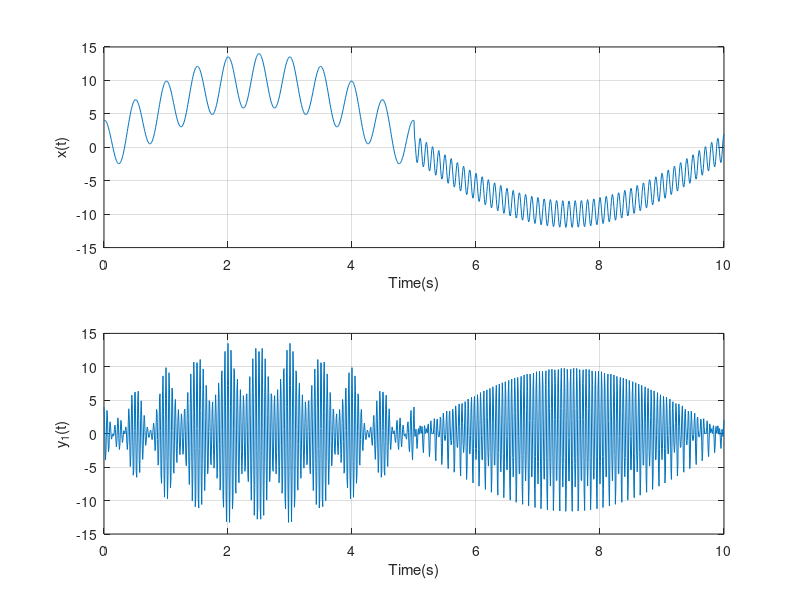
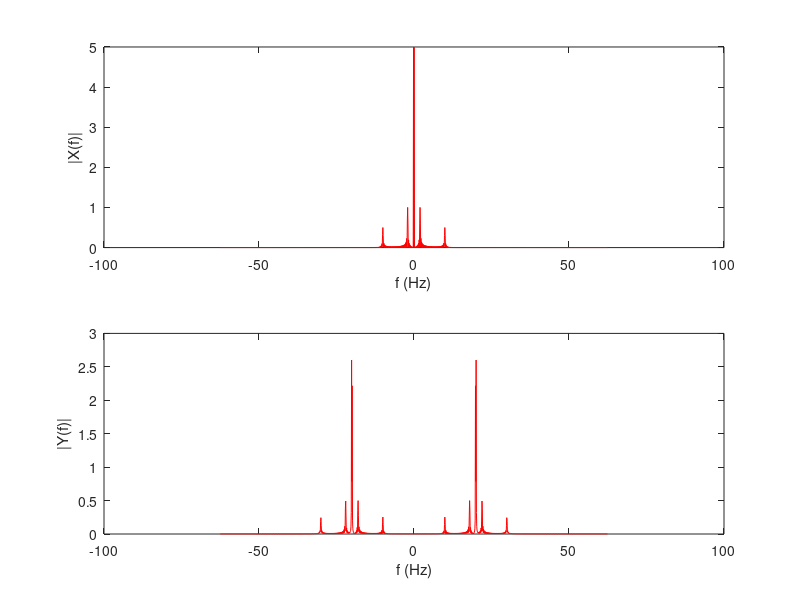
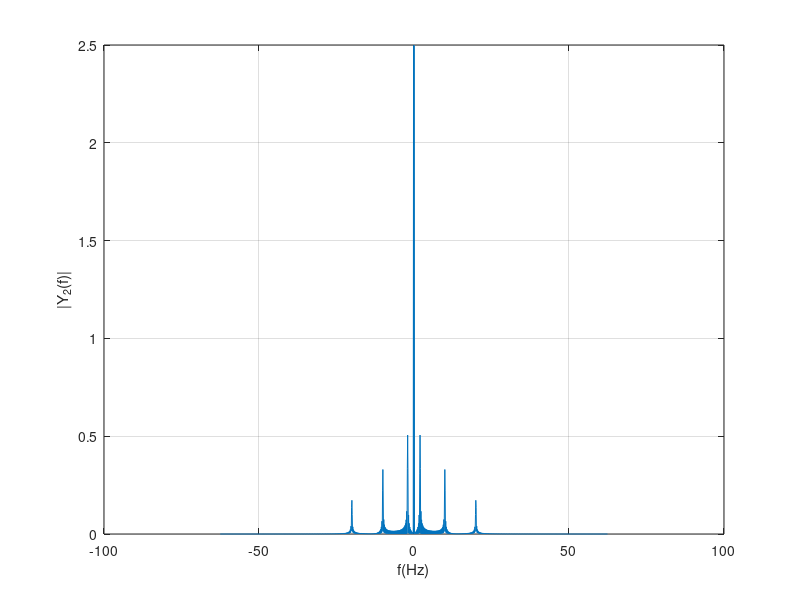
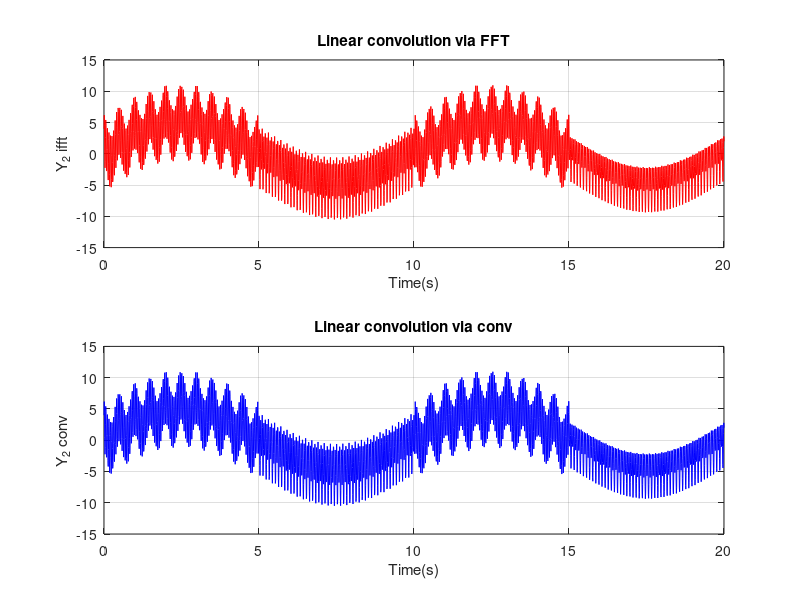

MATLAB code to generate these figures, in order:
%% parameters
fs = 125;
t = 0:1/125:10;
%N = length(t); %  Powered by Ai
idx1 =  (t >= 0) & (t<=5) ;
idx2 = ( t > 5) & ( t <= 10) ;
%% signal

x1 = 10*sin(2*pi*0.1*t);
x2 = cos(2*pi*20*t);
x_a05 = 4*cos(2*pi*2*t(idx1));
x_a510 = 2*cos(2*pi*10*t(idx2));
x1_a2 = [x_a05 x_a510];
x = x1 + x1_a2 ;
y1 = x .* x2;

%% plot
 % 1.1c
figure;
subplot(2,1,1);
title(' Part 1.1.c');
plot(t,x);
xlabel('Time(s)');
ylabel('x(t)');
grid on;
subplot(2,1,2);
title(' Part 1.1.c');
plot(t,y1);
xlabel('Time(s)');
ylabel('y_1(t)');
grid on;

N1 = length(x);
x_fft = fft(x,N1);
x_fft_sh = fftshift(x_fft);

N2 = length(y1);
y1_fft = fft(y1, N1);
y1_fft_sh = fftshift(y1_fft);

fre1 = (-N1/2:N1/2-1)*(fs/N1);
fre2 = (-N2/2:N2/2-1)*(fs/N2);

%% !!!!!!!!!!!! N1 = N2 = length(t)

figure;
subplot(211);
plot(fre1, abs(x_fft_sh)/N1, "r");
xlabel("f (Hz)"); ylabel("|X(f)|");
subplot(212);
plot(fre2, abs(y1_fft_sh)/N2, "r");
xlabel("f (Hz)"); ylabel("|Y(f)|");

%%  1.2.b 
 x2_fft = fft(x2,N1);
 y2_fft = x_fft .* x2_fft;
 y2_fft_sh = fftshift(y2_fft);

 figure;
 plot(fre1,abs(y2_fft_sh)/(2*N1));
 xlabel("f(Hz)");ylabel("|Y_2(f)|");
 grid on;

 
%% 1.2.c
N = length(x) + length(x2) - 1;

X = fft(x, N);
X2 = fft(x2, N);

Y2 = X .* X2;

y2_time_ifft = ifft(Y2);
y2_time_conv = conv(x, x2);

t_conv = (0:N-1)/fs;

figure;
subplot(2,1,1);
plot(t_conv, real(y2_time_ifft), "r");
xlabel("Time(s)");
ylabel("Y_2 ifft");
grid on;
title("Linear convolution via FFT");

subplot(2,1,2);
plot(t_conv, y2_time_conv, "b");
xlabel("Time(s)");
ylabel("Y_2 conv");
grid on;
title("Linear convolution via conv");
